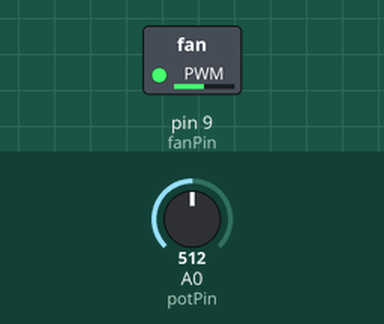
This sketch was run on a simulated Arduino Uno, built with avr-gcc and run on an emulated ATmega328P. Parts: switched loads named in the sketch (green lamp = pin HIGH). The inputs (shaded band) are chosen by the test bench; at power-on: A0 (potPin) = 512.

Above: at 10.8 s.
10.9 s: A0 (potPin) set to 716
At 12.1 s:
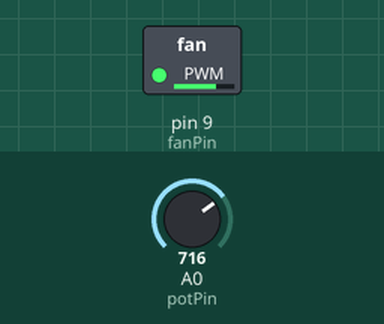
12.4 s: A0 (potPin) set to 900
At 15.9 s:
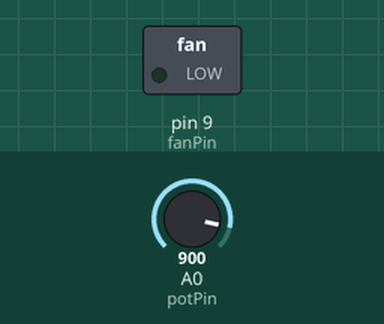
Timing chart, 0 to 17.4 s (numbered marks = the images above; inputs shaded):
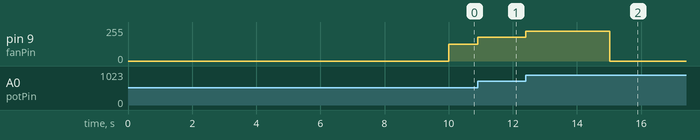

The sketch:

exercise_2b_fan_ith_potentiometer.ino
```cpp
const int fanPin = 9;    // PWM to transistor
const int potPin = A0;

void setup() {
  pinMode(fanPin, OUTPUT);
}

void loop() {
  analogWrite(fanPin, 0);
  delay(10000);

  // 5s oN and conbreolling speewid with potentiometer
  unsigned long start = millis();
  while (millis() - start < 5000) {
    int potValue = analogRead(potPin);
    int pwmValue = map(potValue, 0, 1023, 0, 255);
    analogWrite(fanPin, pwmValue);
    delay(50);
  }

  analogWrite(fanPin, 0);
}
```

exercise1_led_in_bare_metal.c
```cpp
#define F_CPU 16000000UL        // 16MHz on the CPU
#include <avr/io.h>
#include <util/delay.h>

int main(void)
{
    // Set PB5 as output (DDB5 bit in DDRB = 1)
    DDRB |= (1 << DDB5);

    while (1)
    {
        // LED ON for 3 seconds
        PORTB |= (1 << PORTB5);   // PB5 oon high
        _delay_ms(3000);

        // LED OFF for 1 second
        PORTB &= ~(1 << PORTB5);  // PB5 on low
        _delay_ms(1000);
    }
}
```

Measured:
- after the input at 10.9 s, pin 9 (fanPin): 127/255 → 178/255 at once
- after the input at 12.4 s, pin 9 (fanPin): 178/255 → 224/255 at once, → 0/255 2.6 s later
